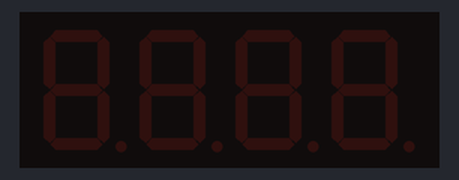
Bench run of a sketch on a simulated Arduino Uno, built with avr-gcc and run on an emulated ATmega328P. Parts: 4-digit seven-segment display.

Above: at 0.1 s.
At 2.1 s:
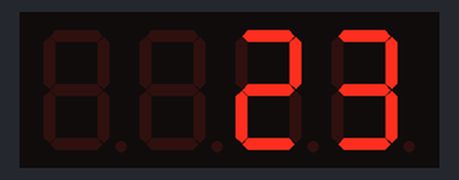
At 4.1 s:
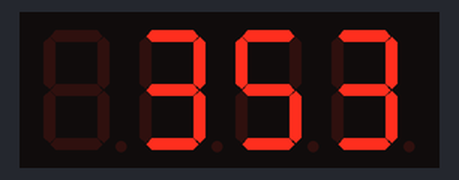
At 6.1 s:
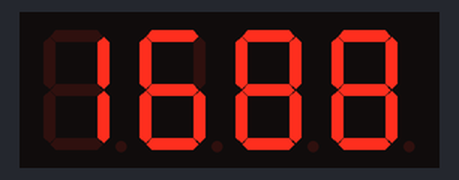

Measured:
- by itself, everything shown: repeats every 8.1 s, in 4 steps
- what the display in image 1 shows lasts 2.1 s, from 2.0 s to 4.1 s

The sketch:

Day17_decryption_stuff.ino
```cpp
	#include <Arduino.h>

// Include TM1637 library file
#include <TM1637Display.h>

// Module connection pins (Digital Pins)
const byte CLK_PIN = 6;
const byte DIO_PIN = 5;

// Amount of time (in ms) to delay between our deciphered key values
const unsigned int DISPLAY_DELAY = 2000;

TM1637Display hero_display(CLK_PIN, DIO_PIN);

const unsigned int VALIDATION_DATA[] = {
'b',27,"a",0xad2c,0b1000110100110100,"eg",'M'-'6','d',"twenty-seven",0547-6,
354,0x3,-27-63821,'q',582,0b1100110100111010,0432,0xdf3,42
};

void setup() {}

void loop() {
hero_display.setBrightness(7);

hero_display.clear();
delay(DISPLAY_DELAY);

hero_display.showNumberDec(VALIDATION_DATA['N'/015]);
delay(DISPLAY_DELAY);

hero_display.showNumberDec(VALIDATION_DATA['Q'/0b1001]);
delay(DISPLAY_DELAY);

hero_display.showNumberDec(VALIDATION_DATA[060-'$']);
delay(DISPLAY_DELAY);
}
```
